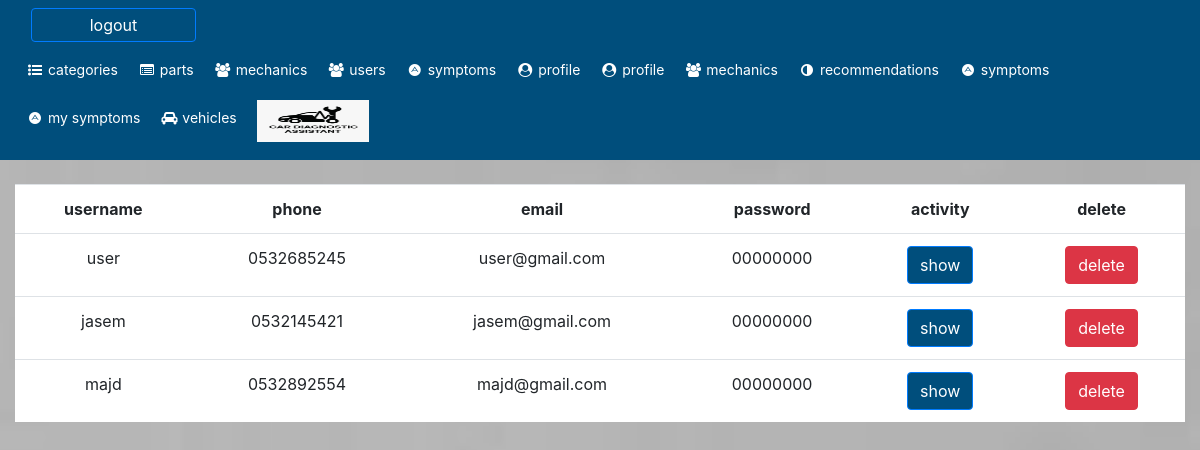
The page /users.php on the database its author committed.
### tables this page shows
CREATE TABLE `users` (
  `id` int(11) NOT NULL,
  `name` varchar(255) NOT NULL,
  `email` varchar(255) NOT NULL,
  `password` varchar(255) NOT NULL,
  `phone` varchar(255) NOT NULL,
  `city_id` int(11) NOT NULL
);

### web/users.php (the view, shortened to what this page needs)
<?php
include("conn.php");
$sql = "SELECT * FROM users ";
$query = mysqli_query($db, $sql);
?>
<!DOCTYPE html>
<html lang="en">
<head>
    <link rel="stylesheet" href="https://maxcdn.bootstrapcdn.com/bootstrap/4.5.2/css/bootstrap.min.css">
    <link rel="stylesheet" href="https://cdnjs.cloudflare.com/ajax/libs/font-awesome/4.7.0/css/font-awesome.min.css">
</head>
<body dir="ltr" class="background" style="background-image: url('images/bg.jpeg');background-size: cover;background-repeat: no-repeat;height:100vh">
    <?php
    include('header.php');
    ?>
    <br />
    <div class="row justify-content-center " style="margin: auto">
        <div class="col-12">
            <table style="background: white;width: 100%;text-align: center;direction: ltr;" class="table">
                <tr>
                    <th>
                        username
                    </th>
                    <th>
                        phone
                    </th>
                    <th>
                        email
                    </th>
                    <th>
                        password
                    </th>
                    <th>
                        activity
                    </th>
                    <th>
                        delete
                    </th>
                </tr>
                <?php
                foreach ($query as $row) {
                ?>
                    <tr>
                        <td><?= $row['name']; ?></td>
                        <td><?= $row['phone']; ?></td>
                        <td><?= $row['email']; ?></td>
                        <td><?= $row['password']; ?></td>
                        <td>
                            <a class="btn btn-primary" href="./user_activities.php?id=<?= $row['id']; ?>">show</a>
                        </td>
                        <td>
                            <a class="btn btn-danger" href="./users-delete.php?id=<?= $row['id']; ?>">delete</a>
                        </td>
                    </tr>
                <?php
                }
                ?>
            </table>
        </div>
    </div>
</body>
</html>

### web/users.php (style rules this page uses)
.background { background-image: url("../images/3.jpeg"); background-size: cover; }

### web/header.php (style rules this page uses)
.row { margin-left: 0px !important; margin-right: 0px !important; }
.btn-primary { background: #004E7C !important; }

### rows shown on the page
users: name "user", phone "0532685245", email "user@gmail.com", password "00000000"
users: name "jasem", phone "0532145421", email "jasem@gmail.com", password "00000000"
users: name "majd", phone "0532892554", email "majd@gmail.com", password "00000000"
